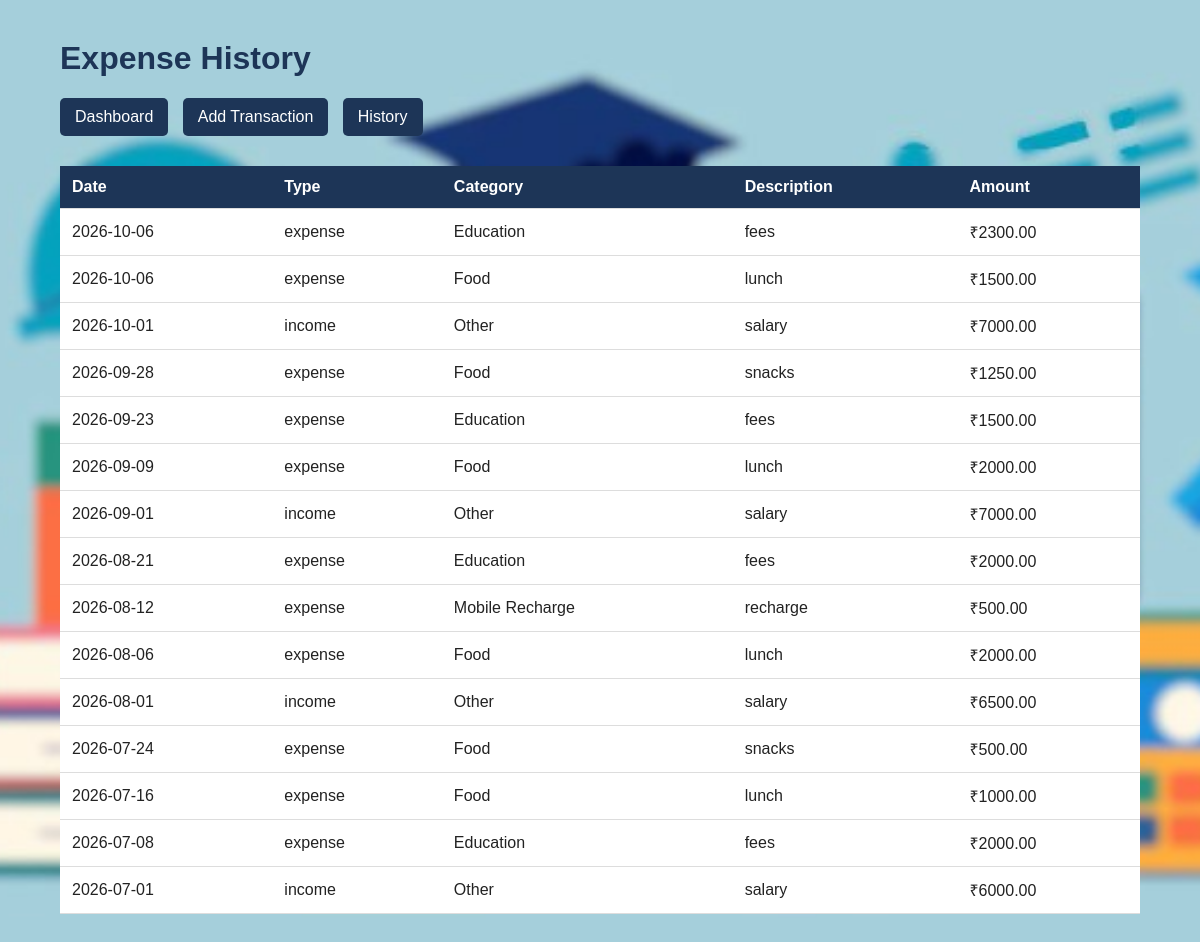
The app's page /history with its own data.
### tables this page shows
CREATE TABLE transactions (
            id INTEGER PRIMARY KEY AUTOINCREMENT,
            type TEXT NOT NULL,
            amount REAL NOT NULL,
            category TEXT NOT NULL,
            description TEXT,
            date TEXT NOT NULL
        );

### app.py (the view)
@app.route("/history")
def history():
    conn = get_db()
    transactions = conn.execute("""
        SELECT *
        FROM transactions
        ORDER BY date DESC, id DESC
    """).fetchall()
    conn.close()
    return render_template(
        "history.html",
        transactions=transactions
    )

### app.py (called while the page is built)
def get_db():
    conn = sqlite3.connect(DATABASE)
    conn.row_factory = sqlite3.Row
    return conn

### templates/history.html (shortened to what this page needs)
<!DOCTYPE html>
<html>
<head>
    <link rel="stylesheet"
          href="{{ url_for('static', filename='style.css') }}">
</head>
<body>
<div class="container">
    <h1>Expense History</h1>
    <div class="navigation">
        <a href="/dashboard">Dashboard</a>
        <a href="/add">Add Transaction</a>
        <a href="/history">History</a>
    </div>
    <table>
        <tr>
            <th>Date</th>
            <th>Type</th>
            <th>Category</th>
            <th>Description</th>
            <th>Amount</th>
        </tr>
        {% for transaction in transactions %}
        <tr>
            <td>
                {{ transaction.date }}
            </td>
            <td>
                {{ transaction.type }}
            </td>
            <td>
                {{ transaction.category }}
            </td>
            <td>
                {{ transaction.description }}
            </td>
            <td>
                ₹{{ "%.2f"|format(transaction.amount) }}
            </td>
        </tr>
        {% endfor %}
    </table>
</div>
</body>
</html>

### static/style.css (style rules this page uses)
body { margin: 0; font-family: Arial, sans-serif; background-image: url("background.avif.jpg"); background-size: cover; background-position: center; background-attachment: fixed; color: #222; }
.container { width: 90%; max-width: 1100px; margin: 40px auto; }
h1 { color: #1d3557; }
.navigation { margin-bottom: 30px; }
.navigation a { display: inline-block; padding: 10px 15px; margin-right: 10px; background: #1d3557; color: white; text-decoration: none; border-radius: 5px; }
table { width: 100%; border-collapse: collapse; background: white; }
th, td { padding: 12px; border-bottom: 1px solid #ddd; text-align: left; }
th { background: #1d3557; color: white; }

### records on screen
transactions: amount "2300.00"
transactions: amount "1500.00"
transactions: amount "7000.00"
transactions: amount "1250.00"
transactions: amount "1500.00"
transactions: amount "2000.00"
transactions: amount "7000.00"
transactions: amount "2000.00"
transactions: amount "500.00"
transactions: amount "2000.00"
transactions: amount "6500.00"
transactions: amount "500.00"
transactions: amount "1000.00"
transactions: amount "2000.00"
transactions: amount "6000.00"
